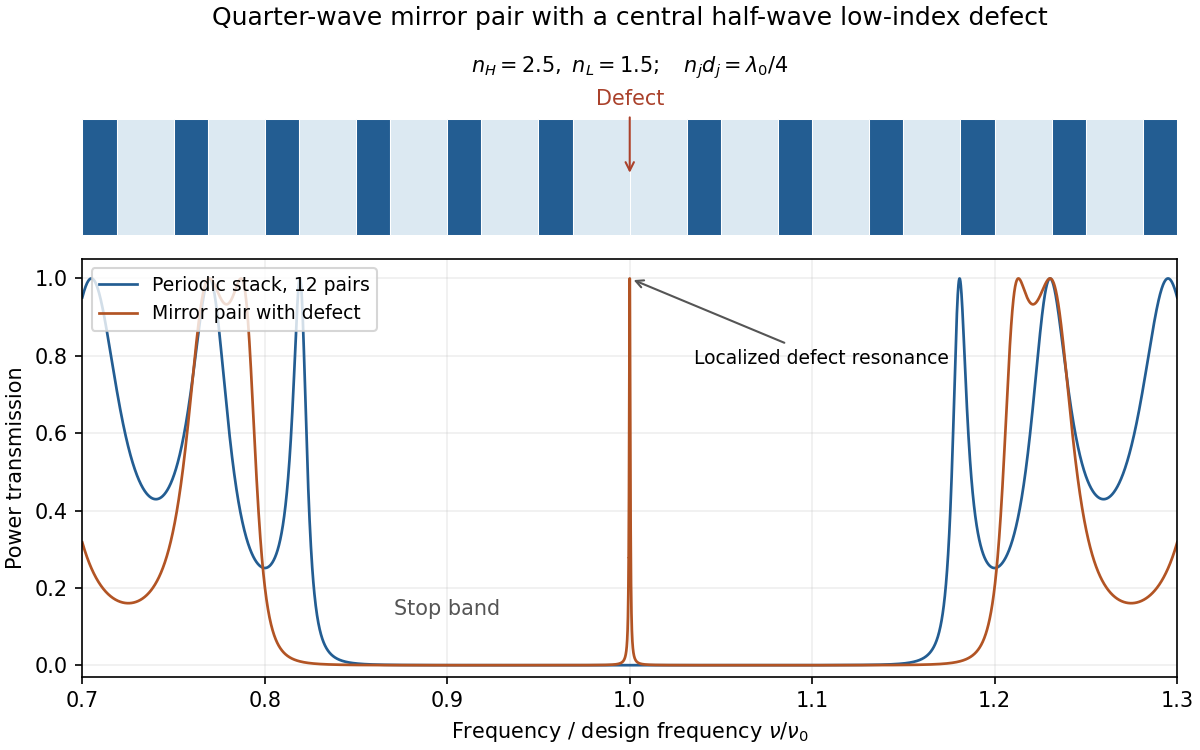

Generate this figure with Python:
"""Original educational diagram. Python 3.14, NumPy and Matplotlib; writes a PNG basename in the current working directory."""
import numpy as np
import matplotlib
matplotlib.use('Agg')
import matplotlib.pyplot as plt
plt.rcParams.update({'font.size':10,'figure.facecolor':'white','axes.facecolor':'white'})
from matplotlib.patches import Rectangle
nH,nL=2.5,1.5
regular=['H','L']*12;defect=['H','L']*6+['L','H']*6
u=np.unique(np.r_[np.linspace(.7,1.3,5001),np.linspace(.99,1.01,1001)])
def transmission(seq):
 M=np.tile(np.eye(2,dtype=complex),(len(u),1,1));delta=np.pi*u/2
 for name in seq:
  n=nH if name=='H' else nL
  L=np.empty_like(M);L[:,0,0]=L[:,1,1]=np.cos(delta);L[:,0,1]=1j*np.sin(delta)/n;L[:,1,0]=1j*n*np.sin(delta)
  M=M@L
 return 4/abs(M[:,0,0]+M[:,0,1]+M[:,1,0]+M[:,1,1])**2
tr=transmission(regular);td=transmission(defect)
fig,axs=plt.subplots(2,1,figsize=(8,5),gridspec_kw={'height_ratios':[1,2]},layout='constrained')
x=0
for j,name in enumerate(defect):
 n=nH if name=='H' else nL;width=1/(4*n);axs[0].add_patch(Rectangle((x,0),width,1,facecolor='#235d92' if name=='H' else '#dce9f2',edgecolor='white',lw=.5));x+=width
axs[0].set(xlim=(0,x),ylim=(-.1,1.7),title='Quarter-wave mirror pair with a central half-wave low-index defect')
axs[0].text(x/2,1.4,r'$n_H=2.5,\ n_L=1.5;\quad n_jd_j=\lambda_0/4$',ha='center');axs[0].annotate('Defect',xy=(x/2,.5),xytext=(x/2,1.12),ha='center',arrowprops={'arrowstyle':'->','color':'#aa412b'},color='#aa412b');axs[0].axis('off')
axs[1].plot(u,tr,color='#235d92',lw=1.3,label='Periodic stack, 12 pairs');axs[1].plot(u,td,color='#b25424',lw=1.3,label='Mirror pair with defect')
axs[1].set(xlabel=r'Frequency / design frequency $\nu/\nu_0$',ylabel='Power transmission',ylim=(-.03,1.05),xlim=(.7,1.3));axs[1].legend(fontsize=9,loc='upper left');axs[1].grid(alpha=.2)
axs[1].annotate('Localized defect resonance',xy=(1,1),xytext=(1.035,.78),arrowprops={'arrowstyle':'->','color':'#555'},fontsize=9)
axs[1].text(.9,.13,'Stop band',ha='center',color='#555')
fig.savefig('paper-1-oe2014-photonic-stack.png',dpi=150,facecolor='white');plt.close(fig)
